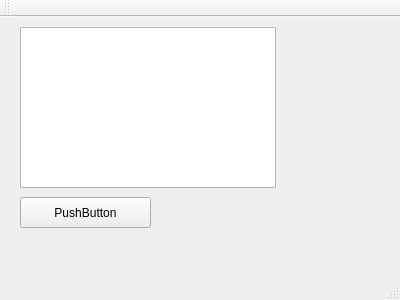
<?xml version="1.0" encoding="UTF-8"?>
<ui version="4.0">
 <class>MainWindow</class>
 <widget class="QMainWindow" name="MainWindow">
  <property name="geometry">
   <rect>
    <x>0</x>
    <y>0</y>
    <width>400</width>
    <height>300</height>
   </rect>
  </property>
  <property name="windowTitle">
   <string>MainWindow</string>
  </property>
  <widget class="QWidget" name="centralWidget">
   <widget class="QPushButton" name="pushButton">
    <property name="geometry">
     <rect>
      <x>20</x>
      <y>180</y>
      <width>131</width>
      <height>31</height>
     </rect>
    </property>
    <property name="text">
     <string>PushButton</string>
    </property>
   </widget>
   <widget class="QListWidget" name="listWidget">
    <property name="geometry">
     <rect>
      <x>20</x>
      <y>10</y>
      <width>256</width>
      <height>161</height>
     </rect>
    </property>
   </widget>
  </widget>
  <widget class="QMenuBar" name="menuBar">
   <property name="geometry">
    <rect>
     <x>0</x>
     <y>0</y>
     <width>400</width>
     <height>21</height>
    </rect>
   </property>
  </widget>
  <widget class="QToolBar" name="mainToolBar">
   <attribute name="toolBarArea">
    <enum>TopToolBarArea</enum>
   </attribute>
   <attribute name="toolBarBreak">
    <bool>false</bool>
   </attribute>
  </widget>
  <widget class="QStatusBar" name="statusBar"/>
 </widget>
 <layoutdefault spacing="6" margin="11"/>
 <resources/>
 <connections/>
</ui>
